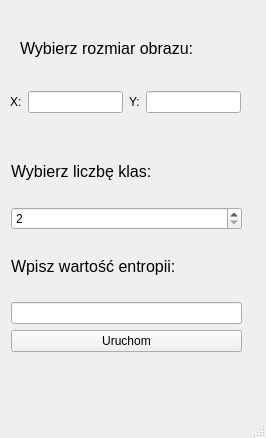
<?xml version="1.0" encoding="UTF-8"?>
<ui version="4.0">
 <class>MainWindow</class>
 <widget class="QMainWindow" name="MainWindow">
  <property name="geometry">
   <rect>
    <x>0</x>
    <y>0</y>
    <width>266</width>
    <height>438</height>
   </rect>
  </property>
  <property name="windowTitle">
   <string>MainWindow</string>
  </property>
  <widget class="QWidget" name="centralwidget">
   <widget class="QLabel" name="class_label_2">
    <property name="geometry">
     <rect>
      <x>20</x>
      <y>20</y>
      <width>239</width>
      <height>57</height>
     </rect>
    </property>
    <property name="font">
     <font>
      <pointsize>12</pointsize>
     </font>
    </property>
    <property name="text">
     <string>Wybierz rozmiar obrazu:</string>
    </property>
   </widget>
   <widget class="QWidget" name="">
    <property name="geometry">
     <rect>
      <x>10</x>
      <y>90</y>
      <width>231</width>
      <height>24</height>
     </rect>
    </property>
    <layout class="QHBoxLayout" name="horizontalLayout">
     <item>
      <widget class="QLabel" name="label">
       <property name="text">
        <string>X:</string>
       </property>
      </widget>
     </item>
     <item>
      <widget class="QLineEdit" name="entropy_line_2"/>
     </item>
     <item>
      <widget class="QLabel" name="label_2">
       <property name="text">
        <string>Y:</string>
       </property>
      </widget>
     </item>
     <item>
      <widget class="QLineEdit" name="entropy_line_3"/>
     </item>
    </layout>
   </widget>
   <widget class="QWidget" name="">
    <property name="geometry">
     <rect>
      <x>11</x>
      <y>141</y>
      <width>231</width>
      <height>211</height>
     </rect>
    </property>
    <layout class="QVBoxLayout" name="verticalLayout">
     <item>
      <widget class="QLabel" name="class_label">
       <property name="font">
        <font>
         <pointsize>12</pointsize>
        </font>
       </property>
       <property name="text">
        <string>Wybierz liczbę klas:</string>
       </property>
      </widget>
     </item>
     <item>
      <widget class="QSpinBox" name="class_spinbox">
       <property name="minimum">
        <number>2</number>
       </property>
      </widget>
     </item>
     <item>
      <widget class="QLabel" name="entropy_label">
       <property name="font">
        <font>
         <pointsize>12</pointsize>
        </font>
       </property>
       <property name="text">
        <string>Wpisz wartość entropii:</string>
       </property>
      </widget>
     </item>
     <item>
      <widget class="QLineEdit" name="entropy_line"/>
     </item>
     <item>
      <widget class="QPushButton" name="run_button">
       <property name="text">
        <string>Uruchom</string>
       </property>
      </widget>
     </item>
    </layout>
   </widget>
  </widget>
  <widget class="QMenuBar" name="menubar">
   <property name="geometry">
    <rect>
     <x>0</x>
     <y>0</y>
     <width>266</width>
     <height>26</height>
    </rect>
   </property>
  </widget>
  <widget class="QStatusBar" name="statusbar"/>
 </widget>
 <resources/>
 <connections/>
</ui>
